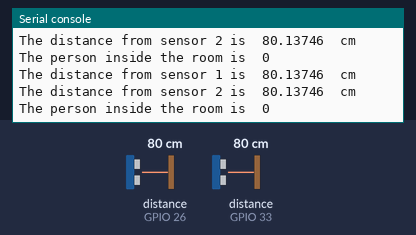
Simulated run of this program. Board: ESP32 board running MicroPython. Parts: the last lines printed to the serial console. The inputs (shaded band) are chosen by the test bench; at power-on: distance to the obstacle (sensors on GPIO 26, GPIO 33) 80 cm. Library files of the repository ran but are not shown: hcsr04.py.

Above: at 1.2 s.
1.3 s: distance to the obstacle (sensor on GPIO 26) set to 2 cm
At 2.0 s:
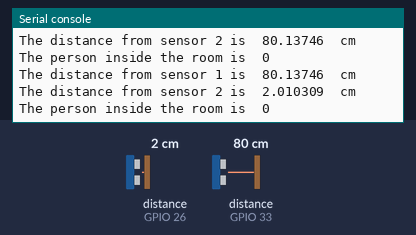
2.8 s: distance to the obstacle (sensor on GPIO 33) set to 2 cm
At 3.5 s:
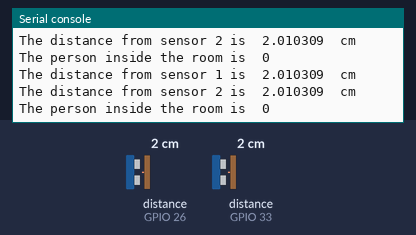
4.3 s: distance to the obstacle (sensor on GPIO 26) set to 4 cm
At 5.0 s:
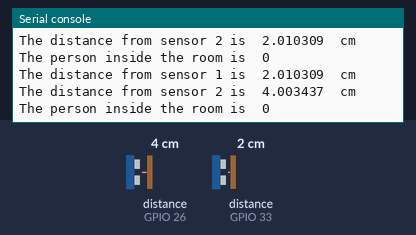
5.8 s: distance to the obstacle (sensor on GPIO 33) set to 4 cm
At 6.5 s:
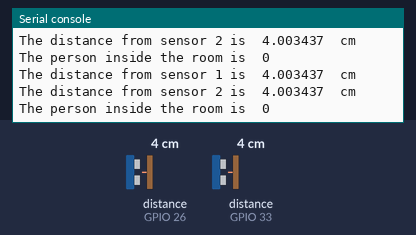
Timing chart, 0 to 8.3 s (numbered marks = the images above; inputs shaded):
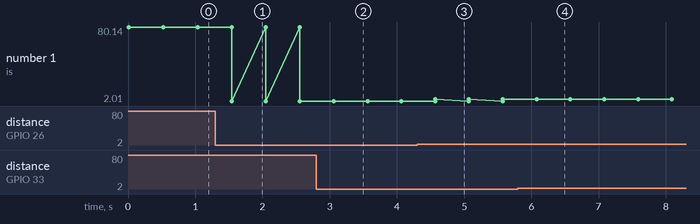

Measured:
- after the input at 1.3 s, the serial console: prints a new line after 0.24 s (image 1)
- after the input at 2.8 s, the serial console: prints a new line after 0.26 s (image 2)
- after the input at 4.3 s, the serial console: prints a new line after 0.27 s (image 3)
- after the input at 5.8 s, the serial console: prints a new line after 0.28 s (image 4)
- plotted number 1: 80.14 → 2.01 after the input at 1.3 s, 2.01 → 4 after the input at 4.3 s

The program:

Distance_Sensor.py
```python
# Chanbroset Prach and Andreas Christian

from hcsr04 import HCSR04
from utime import sleep_ms
from machine import Pin

curr_person = 0
s2 = HCSR04(27, 26)
s1 = HCSR04(32, 33)

q0, q1, q2, qEnt, qExt = 0, 1, 2, 3, 4
m = [
    # S1 S2 E
    [q1, q2, q0], # q0
    [q1, qEnt, q0], # q1
    [qExt, q2, q0], # q2
    [q1, qEnt, q0], # qEnt
    [qExt, q2, q0], # qExt
    ]
state = q0

def detect():
    '''
        S1 active: return 0
        s2 active: return 1
        s1 and s2 active: return 2
        empty: return 2
    '''
    sd1 = s1.distance_cm()
    sd2 = s2.distance_cm()
    print("The distance from sensor 1 is ", sd1, " cm")
    print("The distance from sensor 2 is ", sd2, " cm")
    ans = 2
    threshold = 10
    if sd1 < threshold and sd2 < threshold:
        ans = 2
    elif sd1 < threshold:
        ans = 0
    elif sd2 < threshold:
        ans = 1
    return ans

while True:
    x = detect()
    state = m[state][x]
    if state == qEnt:
        curr_person += 1
    elif state == qExt:
        curr_person -= 1
    print("The person inside the room is ", curr_person)
    sleep_ms(500)


# while True:
#     dist_s1 = s1.distance_cm()
#     dist_s2 = s2.distance_cm()
#     counter = 0
#     if dist_s1 < 10:
#         counter += 1
#     if dist_s2 < 10 and counter == 1:
#         sleep_ms(500)
#         curr_person += 1
#
#     if dist_s2 < 10:
#         counter -= 1
#     if dist_s1 < 10 and counter == -1:
#         sleep_ms(500)
#         curr_person -= 1
#
#
#     print("The distance from sensor 1 is ", dist_s1, " cm")
#     print("The distance from sensor 2 is ", dist_s2, " cm")
#     print("The person inside the room is ", curr_person)
#     sleep_ms(100)
```
